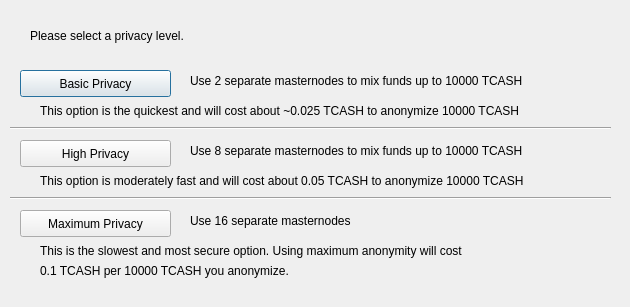
<?xml version="1.0" encoding="UTF-8"?>
<ui version="4.0">
 <class>ObfuscationConfig</class>
 <widget class="QDialog" name="ObfuscationConfig">
  <property name="geometry">
   <rect>
    <x>0</x>
    <y>0</y>
    <width>630</width>
    <height>307</height>
   </rect>
  </property>
  <property name="windowTitle">
   <string>Configure Obfuscation</string>
  </property>
  <widget class="QPushButton" name="buttonBasic">
   <property name="geometry">
    <rect>
     <x>20</x>
     <y>70</y>
     <width>151</width>
     <height>27</height>
    </rect>
   </property>
   <property name="text">
    <string>Basic Privacy</string>
   </property>
  </widget>
  <widget class="QPushButton" name="buttonHigh">
   <property name="geometry">
    <rect>
     <x>20</x>
     <y>140</y>
     <width>151</width>
     <height>27</height>
    </rect>
   </property>
   <property name="text">
    <string>High Privacy</string>
   </property>
  </widget>
  <widget class="QPushButton" name="buttonMax">
   <property name="geometry">
    <rect>
     <x>20</x>
     <y>210</y>
     <width>151</width>
     <height>27</height>
    </rect>
   </property>
   <property name="text">
    <string>Maximum Privacy</string>
   </property>
  </widget>
  <widget class="QLabel" name="label">
   <property name="geometry">
    <rect>
     <x>30</x>
     <y>20</y>
     <width>571</width>
     <height>31</height>
    </rect>
   </property>
   <property name="text">
    <string>Please select a privacy level.</string>
   </property>
  </widget>
  <widget class="QLabel" name="label_2">
   <property name="geometry">
    <rect>
     <x>190</x>
     <y>70</y>
     <width>421</width>
     <height>21</height>
    </rect>
   </property>
   <property name="text">
    <string>Use 2 separate masternodes to mix funds up to 10000 TCASH</string>
   </property>
  </widget>
  <widget class="QLabel" name="label_3">
   <property name="geometry">
    <rect>
     <x>190</x>
     <y>140</y>
     <width>411</width>
     <height>21</height>
    </rect>
   </property>
   <property name="text">
    <string>Use 8 separate masternodes to mix funds up to 10000 TCASH</string>
   </property>
  </widget>
  <widget class="QLabel" name="label_4">
   <property name="geometry">
    <rect>
     <x>190</x>
     <y>210</y>
     <width>421</width>
     <height>21</height>
    </rect>
   </property>
   <property name="text">
    <string>Use 16 separate masternodes</string>
   </property>
  </widget>
  <widget class="QLabel" name="label_6">
   <property name="geometry">
    <rect>
     <x>40</x>
     <y>100</y>
     <width>561</width>
     <height>21</height>
    </rect>
   </property>
   <property name="text">
    <string>This option is the quickest and will cost about ~0.025 TCASH to anonymize 10000 TCASH</string>
   </property>
  </widget>
  <widget class="QLabel" name="label_7">
   <property name="geometry">
    <rect>
     <x>40</x>
     <y>170</y>
     <width>561</width>
     <height>21</height>
    </rect>
   </property>
   <property name="text">
    <string>This option is moderately fast and will cost about 0.05 TCASH to anonymize 10000 TCASH</string>
   </property>
  </widget>
  <widget class="QLabel" name="label_8">
   <property name="geometry">
    <rect>
     <x>40</x>
     <y>240</y>
     <width>561</width>
     <height>21</height>
    </rect>
   </property>
   <property name="text">
    <string>This is the slowest and most secure option. Using maximum anonymity will cost</string>
   </property>
  </widget>
  <widget class="QLabel" name="label_9">
   <property name="geometry">
    <rect>
     <x>40</x>
     <y>260</y>
     <width>561</width>
     <height>21</height>
    </rect>
   </property>
   <property name="text">
    <string>0.1 TCASH per 10000 TCASH you anonymize.</string>
   </property>
  </widget>
  <widget class="Line" name="line">
   <property name="geometry">
    <rect>
     <x>10</x>
     <y>120</y>
     <width>601</width>
     <height>16</height>
    </rect>
   </property>
   <property name="orientation">
    <enum>Qt::Horizontal</enum>
   </property>
  </widget>
  <widget class="Line" name="line_2">
   <property name="geometry">
    <rect>
     <x>10</x>
     <y>190</y>
     <width>601</width>
     <height>16</height>
    </rect>
   </property>
   <property name="orientation">
    <enum>Qt::Horizontal</enum>
   </property>
  </widget>
 </widget>
 <resources/>
 <connections/>
</ui>
